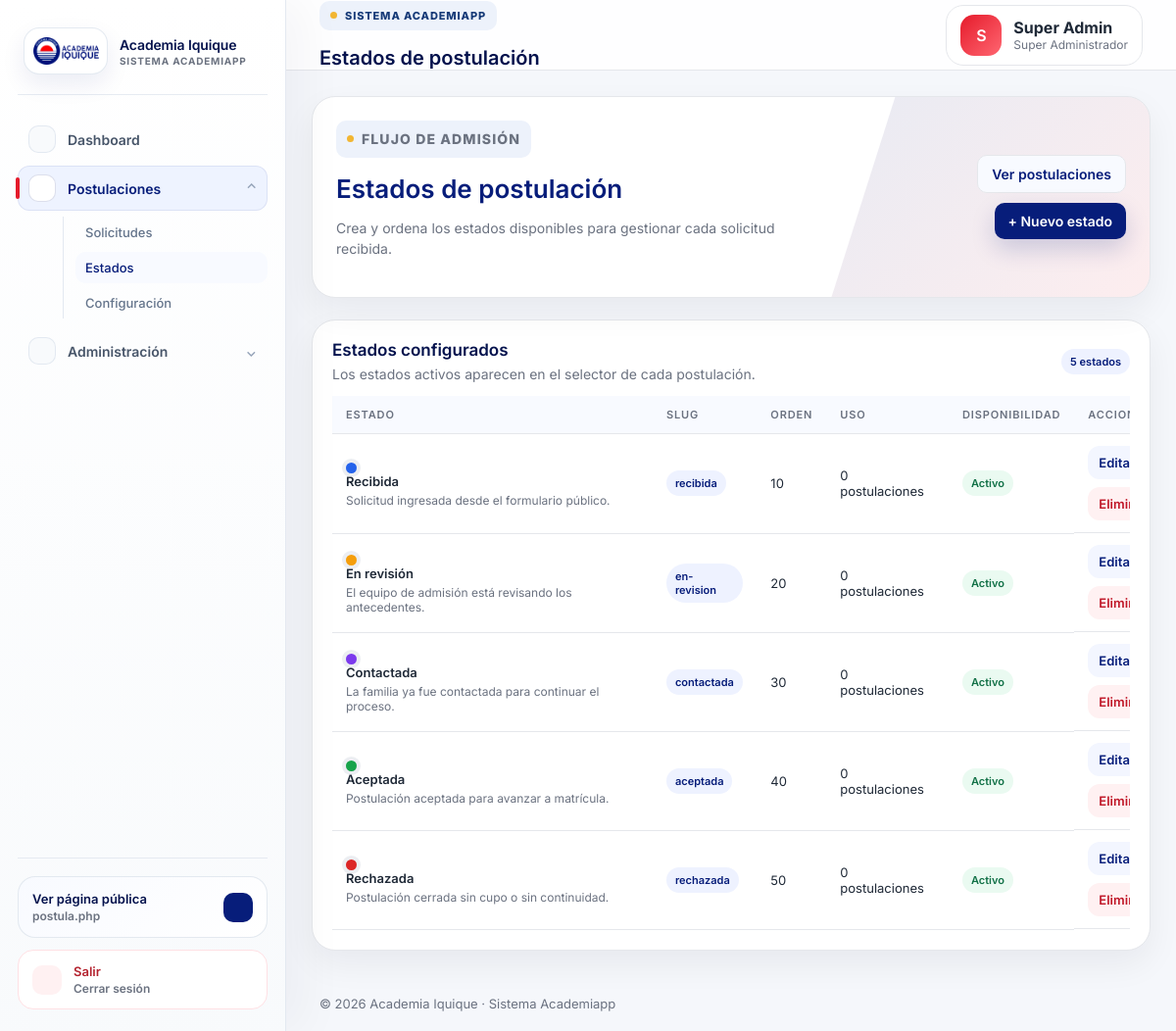
Page /admission-statuses (signed in) on the committed database.
### tables this page shows
CREATE TABLE users (
  id BIGINT UNSIGNED AUTO_INCREMENT PRIMARY KEY,
  name VARCHAR(150) NOT NULL,
  email VARCHAR(180) NOT NULL UNIQUE,
  password VARCHAR(255) NOT NULL,
  role_id BIGINT UNSIGNED NOT NULL,
  status ENUM('active','inactive') NOT NULL DEFAULT 'active',
  last_login_at TIMESTAMP NULL,
  created_at TIMESTAMP NULL DEFAULT CURRENT_TIMESTAMP,
  updated_at TIMESTAMP NULL DEFAULT CURRENT_TIMESTAMP ON UPDATE CURRENT_TIMESTAMP,
  CONSTRAINT fk_users_role FOREIGN KEY (role_id) REFERENCES roles(id)
);

CREATE TABLE roles (
  id BIGINT UNSIGNED AUTO_INCREMENT PRIMARY KEY,
  name VARCHAR(100) NOT NULL,
  slug VARCHAR(120) NOT NULL UNIQUE,
  description TEXT NULL,
  created_at TIMESTAMP NULL DEFAULT CURRENT_TIMESTAMP,
  updated_at TIMESTAMP NULL DEFAULT CURRENT_TIMESTAMP ON UPDATE CURRENT_TIMESTAMP
);

CREATE TABLE admission_statuses (
  id BIGINT UNSIGNED AUTO_INCREMENT PRIMARY KEY,
  name VARCHAR(100) NOT NULL,
  slug VARCHAR(120) NOT NULL UNIQUE,
  color VARCHAR(7) NOT NULL DEFAULT '#071D7A',
  description TEXT NULL,
  sort_order INT UNSIGNED NOT NULL DEFAULT 0,
  is_active TINYINT(1) NOT NULL DEFAULT 1,
  created_at TIMESTAMP NULL DEFAULT CURRENT_TIMESTAMP,
  updated_at TIMESTAMP NULL DEFAULT CURRENT_TIMESTAMP ON UPDATE CURRENT_TIMESTAMP
);

### core/Controller.php (called while the page is built, shortened)
<?php
abstract class Controller
{
    protected function view(string $view, array $data = [], ?string $layout = 'layouts/app'): void
    {
        extract($data, EXTR_SKIP);
        $layoutFile = App::root('app/Views/' . $layout . '.php');
        require $layoutFile;
    }
}

### app/Controllers/AdmissionStatusController.php (called while the page is built, shortened)
<?php
final class AdmissionStatusController extends Controller
{
    public function index(): void
    {
        Middleware::permission('configurar_postulaciones');
        $this->view('admission_statuses/index', [
            'title' => 'Estados de postulación',
            'statuses' => (new AdmissionStatus())->all(),
        ]);
    }
}

### core/App.php (called while the page is built, shortened)
<?php
final class App
{
    private static string $root;
    private static array $config = [];
    private static string $basePath = '';
    public static function boot(string $root): void
    {
        self::$root = rtrim($root, '/');
        self::$config['app'] = require self::$root . '/config/app.php';
        date_default_timezone_set(self::$config['app']['timezone']);
        self::$basePath = self::detectBasePath();
        $router = new Router();
        $router->dispatch($_SERVER['REQUEST_METHOD'], self::requestPath());
    }
    public static function url(string $path = ''): string
    {
        $path = '/' . ltrim($path, '/');
        return (self::$basePath ?: '') . ($path === '/' ? '/' : $path);
    }
    private static function requestPath(): string
    {
        $path = parse_url($_SERVER['REQUEST_URI'] ?? '/', PHP_URL_PATH) ?: '/';
        return '/' . ltrim($path, '/');
    }
    private static function detectBasePath(): string
    {
        $script = str_replace('\\', '/', $_SERVER['SCRIPT_NAME'] ?? '');
        $base = rtrim(str_replace('\\', '/', dirname($script)), '/');
        return $base === '/' || $base === '.' ? '' : $base;
    }
    public static function autoload(string $class): void
    {
        foreach (['/core/', '/app/Controllers/', '/app/Models/'] as $path) {
            $file = self::$root . $path . $class . '.php';
            if (is_file($file)) {
                return;
            }
        }
    }
    public static function root(string $path = ''): string
    {
        return self::$root . ($path ? '/' . ltrim($path, '/') : '');
    }
}

### index.php (called while the page is built, shortened)
<?php
require_once __DIR__ . '/core/App.php';
App::boot(__DIR__);

### core/Session.php (called while the page is built, shortened)
<?php
final class Session
{
    public static function get(string $key, mixed $default = null): mixed { return $_SESSION[$key] ?? $default; }
}

### core/Auth.php (called while the page is built, shortened)
<?php
final class Auth
{
    public static function check(): bool { return (bool) Session::get('user_id'); }
    public static function user(): ?array
    {
        static $user = null;
        if ($user === null || ($user['id'] ?? null) !== Session::get('user_id')) {
            $user = (new User())->findWithRole((int) Session::get('user_id'));
        }
        return $user ?: null;
    }
    public static function can(string $permission): bool
    {
        $user = self::user();
        if (($user['role_slug'] ?? '') === 'super-administrador') { return true; }
        return (new Permission())->roleHasPermission((int) $user['role_id'], $permission);
    }
}

### config/database.php (called while the page is built)
<?php
return [
    'driver' => 'mysql',
    'host' => getenv('DB_HOST') ?: '127.0.0.1',
    'port' => getenv('DB_PORT') ?: '3306',
    'database' => getenv('DB_DATABASE') ?: 'academia_iquique',
    'username' => getenv('DB_USERNAME') ?: 'root',
    'password' => getenv('DB_PASSWORD') ?: '',
    'charset' => 'utf8mb4',
    'collation' => 'utf8mb4_unicode_ci',
];

### core/Database.php (called while the page is built)
<?php
final class Database
{
    private static ?PDO $pdo = null;
    public static function connection(): PDO
    {
        if (self::$pdo === null) {
            $c = require App::root('config/database.php');
            $dsn = "{$c['driver']}:host={$c['host']};port={$c['port']};dbname={$c['database']};charset={$c['charset']}";
            self::$pdo = new PDO($dsn, $c['username'], $c['password'], [
                PDO::ATTR_ERRMODE => PDO::ERRMODE_EXCEPTION,
                PDO::ATTR_DEFAULT_FETCH_MODE => PDO::FETCH_ASSOC,
                PDO::ATTR_EMULATE_PREPARES => false,
            ]);
        }
        return self::$pdo;
    }
}

### core/Model.php (called while the page is built, shortened)
<?php
abstract class Model
{
    public function __construct() { $this->db = Database::connection(); }
}

### app/Models/User.php (called while the page is built, shortened)
<?php
final class User extends Model
{
    public function findWithRole(int $id): ?array
    {
        $stmt = $this->db->prepare('SELECT u.*, r.name role_name, r.slug role_slug FROM users u JOIN roles r ON r.id = u.role_id WHERE u.id = ?');
        $stmt->execute([$id]);
        return $stmt->fetch() ?: null;
    }
}

### core/Middleware.php (called while the page is built, shortened)
<?php
final class Middleware
{
    public static function permission(string $permission): void
    {
        if (!Auth::can($permission)) {
            http_response_code(403);
            exit('<h1>403</h1><p>No tienes permisos para acceder a esta sección.</p>');
        }
    }
}

### app/Models/AdmissionStatus.php (called while the page is built, shortened)
<?php
final class AdmissionStatus extends Model
{
    public function all(bool $onlyActive = false): array
    {
        $where = $onlyActive ? 'WHERE is_active = 1' : '';
        return $this->db->query(
            "SELECT s.*, COUNT(a.id) applications_count
             FROM admission_statuses s
             LEFT JOIN admission_applications a ON a.status_id = s.id
             {$where}
             GROUP BY s.id
             ORDER BY s.sort_order ASC, s.id ASC"
        )->fetchAll();
    }
}

### app/Views/admission_statuses/index.php (the view, shortened to what this page needs)
<section class="hero-card compact-hero">
    <div>
        <p class="eyebrow">Flujo de admisión</p>
        <h2>Estados de postulación</h2>
        <p>Crea y ordena los estados disponibles para gestionar cada solicitud recibida.</p>
    </div>
    <div class="hero-actions">
        <a class="btn secondary" href="<?= App::url('/admissions') ?>">Ver postulaciones</a>
        <a class="btn primary" href="<?= App::url('/admission-statuses/create') ?>">+ Nuevo estado</a>
    </div>
</section>
<section class="panel-card compact-panel">
    <div class="section-head compact-head">
        <div>
            <h3>Estados configurados</h3>
            <p>Los estados activos aparecen en el selector de cada postulación.</p>
        </div>
        <span class="badge role"><?= h((string) count($statuses)) ?> estados</span>
    </div>
    <div class="table-responsive">
        <table class="modern-table compact-table">
            <thead>
                <tr>
                    <th>Estado</th>
                    <th>Slug</th>
                    <th>Orden</th>
                    <th>Uso</th>
                    <th>Disponibilidad</th>
                    <th>Acciones</th>
                </tr>
            </thead>
            <tbody>
                <?php foreach ($statuses as $status): ?>
                    <tr>
                        <td>
                            <span class="status-dot" style="--status-color: <?= h($status['color'] ?? '#071D7A') ?>"></span>
                            <strong><?= h($status['name']) ?></strong>
                            <span><?= h($status['description'] ?: 'Sin descripción') ?></span>
                        </td>
                        <td><span class="badge role"><?= h($status['slug']) ?></span></td>
                        <td><?= h((string) $status['sort_order']) ?></td>
                        <td><?= h((string) $status['applications_count']) ?> postulaciones</td>
                        <td><span class="badge <?= !empty($status['is_active']) ? 'ok' : 'off' ?>"><?= !empty($status['is_active']) ? 'Activo' : 'Inactivo' ?></span></td>
                        <td class="actions">
                            <a href="<?= App::url('/admission-statuses/edit/' . h($status['id'])) ?>">Editar</a>
                            <form method="post" action="<?= App::url('/admission-statuses/delete/' . h($status['id'])) ?>" data-confirm="¿Eliminar estado?">
                                <button class="danger">Eliminar</button>
                            </form>
                        </td>
                    </tr>
                <?php endforeach; ?>
            </tbody>
        </table>
    </div>
</section>

### core/Router.php (shortened to what this page needs)
<?php
final class Router
{
    private array $routes = [];
    private function add(string $method, string $uri, array|callable $action): void { $this->routes[$method][] = [$uri, $action]; }
    public function dispatch(string $method, string $uri): void
    {
        $uri = '/' . trim($uri, '/');
        foreach ($this->routes[$method] ?? [] as [$route, $action]) {
            $pattern = preg_replace('#\{[a-zA-Z_][a-zA-Z0-9_]*\}#', '([0-9]+)', $route);
            if (preg_match('#^' . $pattern . '$#', $uri, $matches)) {
                array_shift($matches);
                [$controller, $methodName] = $action;
                (new $controller())->{$methodName}(...$matches);
                return;
            }
        }
    }
}

### app/Views/layouts/navbar.php (shortened to what this page needs)
<header class="topbar">
    <div>
        <p class="eyebrow">Sistema Academiapp</p>
        <h1><?= h($title ?? 'Dashboard') ?></h1>
    </div>
    <div class="user-chip">
        <div class="avatar"><?= h(strtoupper(substr($user['name'] ?? 'AI', 0, 1))) ?></div>
        <div><strong><?= h($user['name'] ?? '') ?></strong><span><?= h($user['role_name'] ?? '') ?></span></div>
    </div>
</header>

### rows in the picture
users: name "S", name "Super Admin", role.name "Super Administrador"
admission_statuses: name "Recibida", description "Solicitud ingresada desde el formulario público.", slug "recibida", sort_order "10", applications_count "0", is_active "Activo"
admission_statuses: name "En revisión", description "El equipo de admisión está revisando los antecedentes.", slug "en-revision", sort_order "20", applications_count "0", is_active "Activo"
admission_statuses: name "Contactada", description "La familia ya fue contactada para continuar el proceso.", slug "contactada", sort_order "30", applications_count "0", is_active "Activo"
admission_statuses: name "Aceptada", description "Postulación aceptada para avanzar a matrícula.", slug "aceptada", sort_order "40", applications_count "0", is_active "Activo"
admission_statuses: name "Rechazada", description "Postulación cerrada sin cupo o sin continuidad.", slug "rechazada", sort_order "50", applications_count "0", is_active "Activo"

### other values in the picture
count($statuses) "5"
